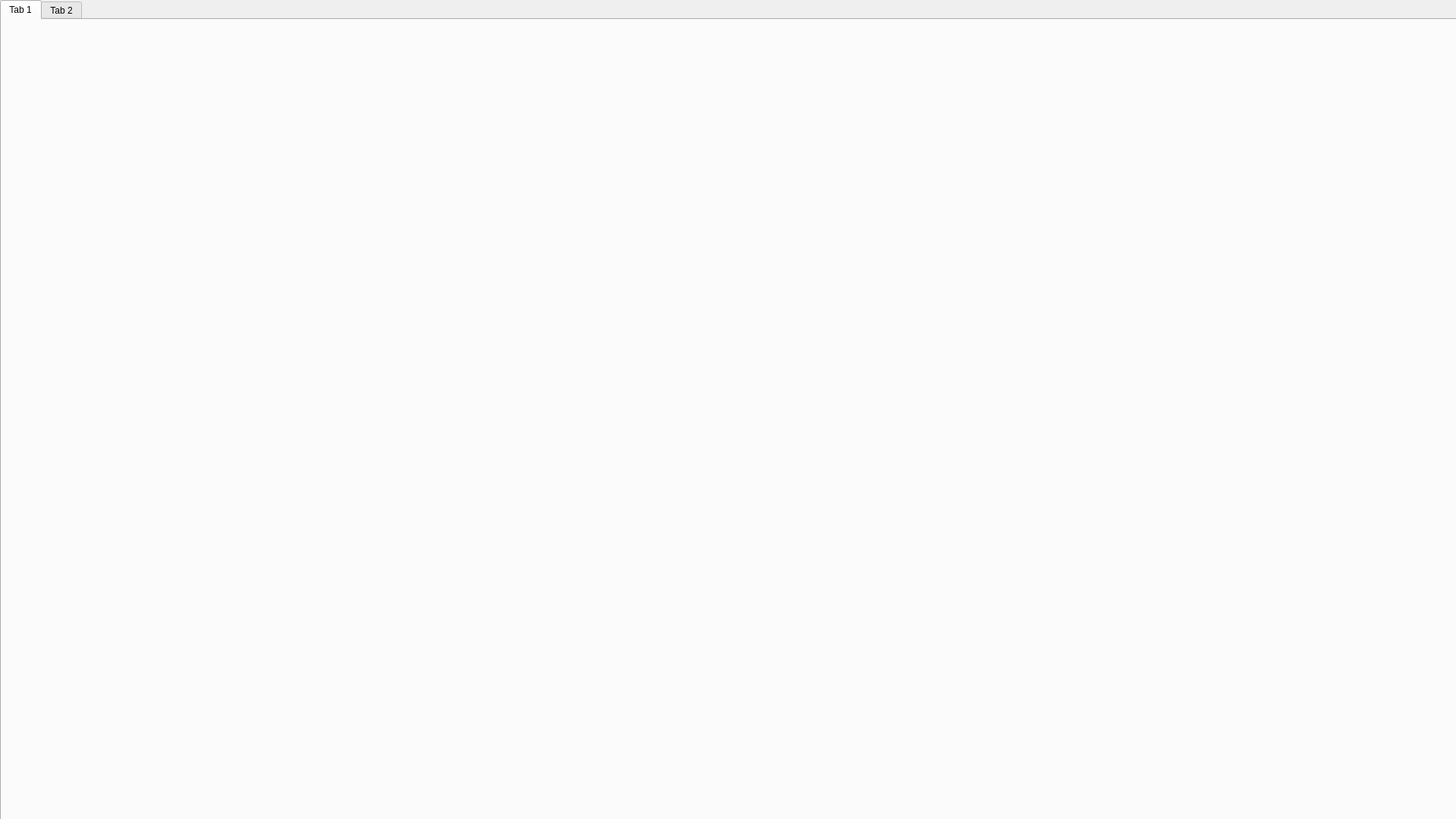
<?xml version="1.0" encoding="UTF-8"?>
<ui version="4.0">
 <class>Form</class>
 <widget class="QWidget" name="Form">
  <property name="geometry">
   <rect>
    <x>0</x>
    <y>0</y>
    <width>1920</width>
    <height>1080</height>
   </rect>
  </property>
  <property name="minimumSize">
   <size>
    <width>1920</width>
    <height>1080</height>
   </size>
  </property>
  <property name="maximumSize">
   <size>
    <width>1920</width>
    <height>1080</height>
   </size>
  </property>
  <property name="windowTitle">
   <string>Form</string>
  </property>
  <property name="styleSheet">
   <string notr="true"/>
  </property>
  <widget class="QLabel" name="label">
   <property name="geometry">
    <rect>
     <x>20</x>
     <y>20</y>
     <width>181</width>
     <height>51</height>
    </rect>
   </property>
   <property name="text">
    <string/>
   </property>
   <property name="pixmap">
    <pixmap resource="resources.qrc">:/main/pic/main_logo.png</pixmap>
   </property>
   <property name="scaledContents">
    <bool>true</bool>
   </property>
  </widget>
  <widget class="QTabWidget" name="tabWidget">
   <property name="geometry">
    <rect>
     <x>0</x>
     <y>0</y>
     <width>1922</width>
     <height>1091</height>
    </rect>
   </property>
   <property name="minimumSize">
    <size>
     <width>1922</width>
     <height>0</height>
    </size>
   </property>
   <property name="maximumSize">
    <size>
     <width>1922</width>
     <height>16777215</height>
    </size>
   </property>
   <property name="styleSheet">
    <string notr="true">
border-image: url(:/treat/pic/sub_backgro.png);</string>
   </property>
   <property name="currentIndex">
    <number>0</number>
   </property>
   <widget class="QWidget" name="tab">
    <attribute name="title">
     <string>Tab 1</string>
    </attribute>
   </widget>
   <widget class="QWidget" name="tab_2">
    <attribute name="title">
     <string>Tab 2</string>
    </attribute>
   </widget>
  </widget>
 </widget>
 <resources>
  <include location="resources.qrc"/>
 </resources>
 <connections/>
</ui>
